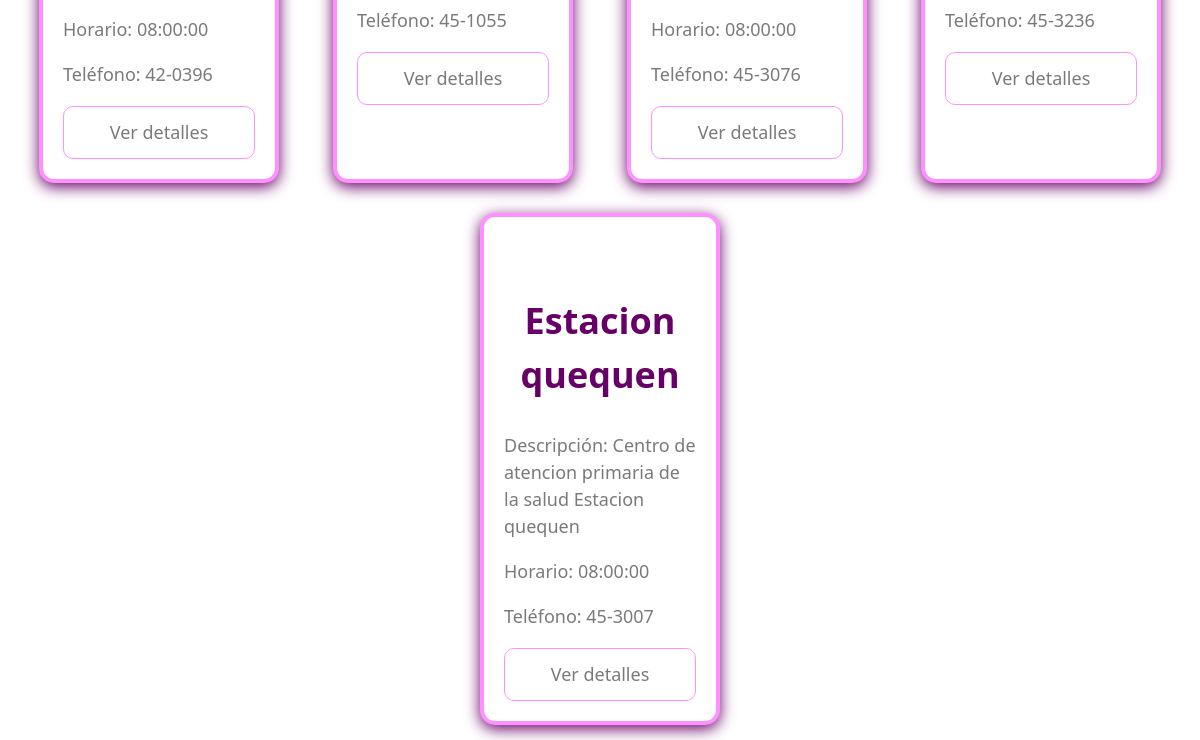
Before: /php/general/caps.php (lower part) with the older database file.
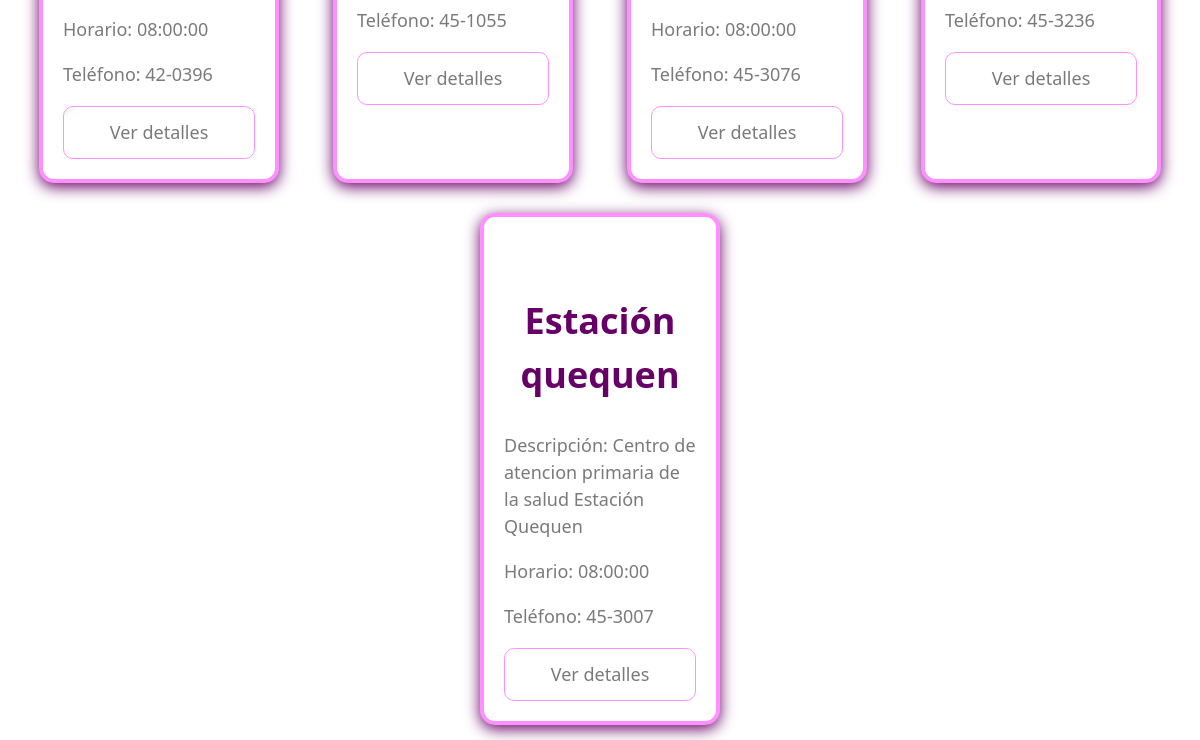
After: the same page with the newer database file.
### tables this page shows
CREATE TABLE `caps` (
  `id_caps` int(11) NOT NULL,
  `nombre` varchar(50) NOT NULL,
  `descripcion` varchar(100) NOT NULL,
  `coordenadas` varchar(150) NOT NULL,
  `horario` time NOT NULL,
  `imagen` varchar(50) NOT NULL,
  `telefono` varchar(50) NOT NULL,
  `Campaña` tinyint(1) NOT NULL
);

### php/general/caps.php (the view, shortened to what this page needs)
<?php
include $_SERVER['DOCUMENT_ROOT'] . '/Municipalidad-Necochea-Caps/php/componentes/navegador.php';
include "conexion.php";
$sql = "SELECT id_caps, nombre, descripcion, coordenadas, horario, imagen, telefono FROM caps";
$result = mysqli_query($conexion, $sql);
$caps_js = [];
if ($result && mysqli_num_rows($result) > 0) {
    while($columna = mysqli_fetch_assoc($result)) {
        $caps_js[] = $columna;
    }
}
?>
<!DOCTYPE html>
<html lang="en">
<head>
<link rel="stylesheet" href="\Municipalidad-Necochea-Caps\css\caps.css">
</head>
<body>
    <div class="caps-list">
    <?php if (!empty($caps_js)): ?>
        <?php foreach($caps_js as $columna): ?>
            <div class="cap-item">
                <h2><?php echo htmlspecialchars($columna['nombre']); ?></h2>
                <p class="subtitulos">Descripción: <?php echo htmlspecialchars($columna['descripcion']); ?></p>
                <p class="subtitulos">Horario: <?php echo htmlspecialchars($columna['horario']); ?></p>
                <p class="subtitulos">Teléfono: <?php echo htmlspecialchars($columna['telefono']); ?></p>
                <a class="verdetalle"href="/Municipalidad-Necochea-Caps/php/general/mostrarCap.php?id_caps=<?php echo $columna['id_caps']; ?>">Ver detalles</a>
            </div>
        <?php endforeach; ?>
    <?php else: ?>
        <p>No se encontraron caps.</p>
    <?php endif; ?>
</body>
</html>

Changed rows visible on the page:
changed caps: nombre "Estacion quequen" → "Estación quequen"; descripcion "Centro de atencion primaria de la salud Estacion quequen" → "Centro de atencion primaria de la salud Estación Quequen"
